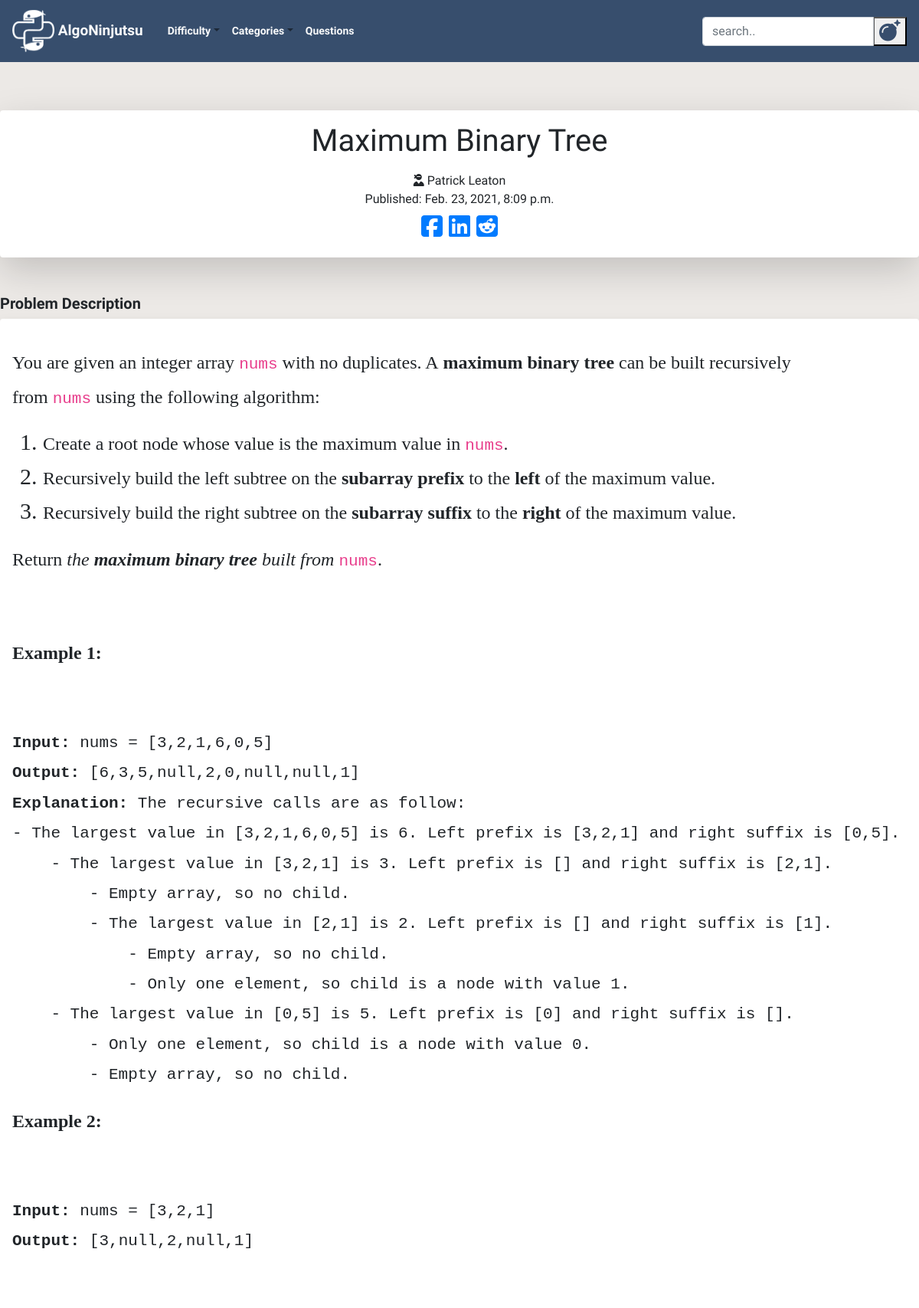
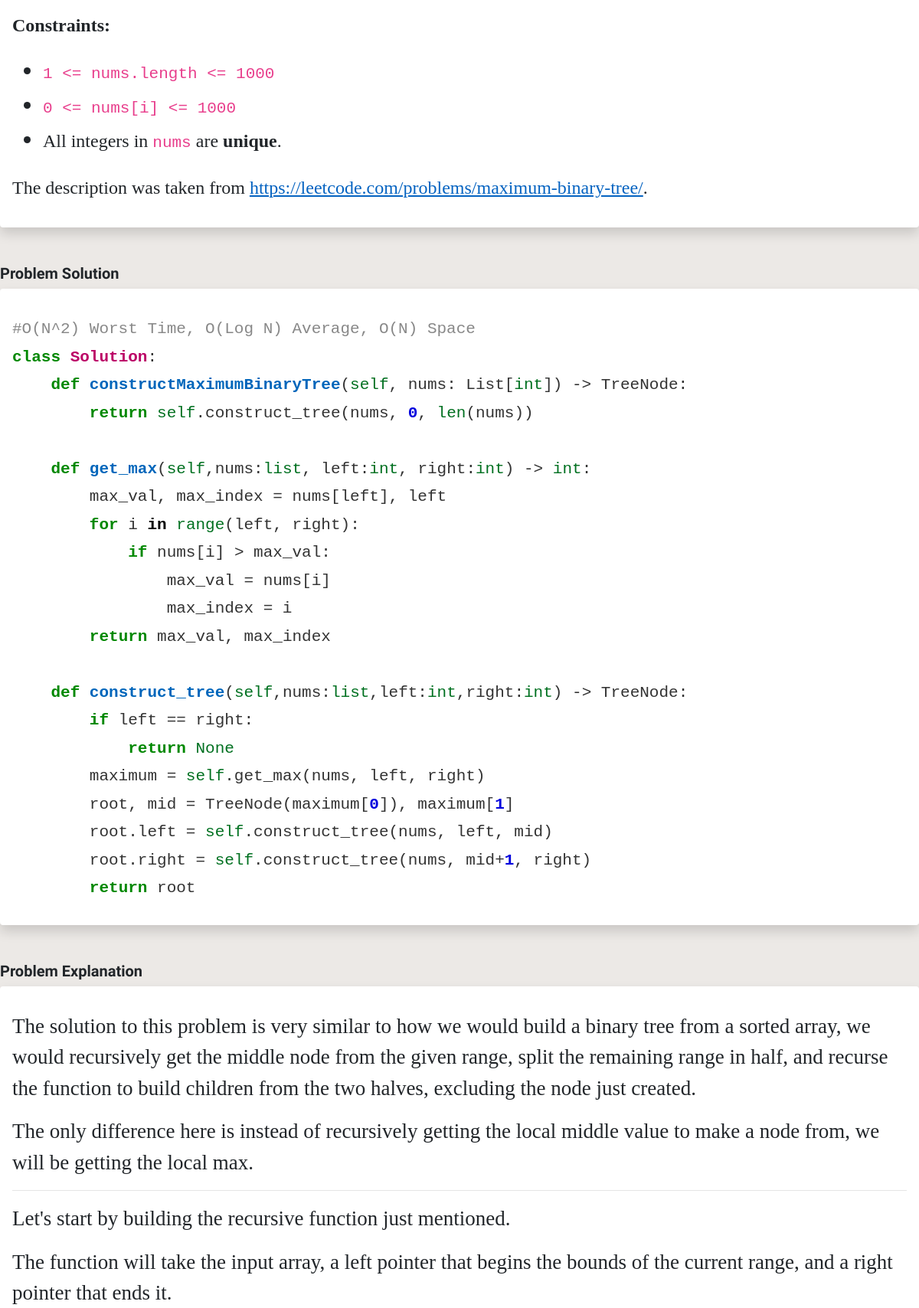
The app's page /post/163/ (upper part) with its own data (2 pictures, top to bottom).
### blog/models.py (models this page shows, shortened)
class Post(models.Model):
    author = models.TextField()
    title = RichTextField()
    category = models.TextField(choices = CATEGORY_CHOICES, default = 'arrays')
    alt_category = models.TextField(choices = CATEGORY_CHOICES, blank=True, null = True)
    difficulty = models.TextField(choices = DIFFICULTY_CHOICES, default = 'easy')
    description = RichTextField()
    text = RichTextField()
    explanation = RichTextField()
    additional_notes = RichTextField(blank=True, null = True)
    published_date = models.DateTimeField(blank=True, null=True)

### blog/views.py (the view)
# urls.py: path('post/<int:pk>/', views.PostDetailView.as_view(), name='post_detail'),
class PostDetailView(DetailView):
    model = Post

### blog/static/templates/blog/post_detail.html (shortened to what this page needs)
{% extends 'blog/base.html' %}
{% block content %}
<div class="pops col-md-12">
  <div class="detail_title shadow-lg p-3 mb-5 bg-white rounded">
    <div align="center">
      <h1 class="posttitle">{{post.title|safe}}</h1>
      <i class="fas fa-user-ninja"></i>
      {{post.author}}
    </div>
    {% if post.published_date %}
    <div class="date postdate">
      Published: {{ post.published_date }}
    </div>
    {% else %}
    <a class="btn btn-default" href="{% url 'post_publish' pk=post.pk%}">Publish</a>
    {% endif %}
    <div class="fa-2x social_links" align="center">
      <a href="https://www.facebook.com/sharer/sharer.php?u={{request.build_absolute_uri}}">
        <i class="fab fa-facebook-square"></i>
      </a>
        <a href="https://www.linkedin.com/shareArticle?mini=true&url={{request.build_absolute_uri}}&title=AlgoNinjutsu&summary=Check%20out%20this%20article%20from%20Gaijin%20Gaming%20&source={{request.build_absolute_uri}}">
        <i class="fab fa-linkedin"></i>
      </a>
      <a href="http://www.reddit.com/submit?url={{request.build_absolute_uri}}&title=Check%20out%20this%20article%20from%20AlgoNinjutsu">
        <i class="fab fa-reddit-square"></i>
      </a>
     </div>
  </div>
<h5><b>Problem Description</b></h5>
  <div class="postdescription shadow p-3 mb-5 bg-white rounded">
      <p>{{ post.description|safe}}</p>
  </div>
<h5><b>Problem Solution</b></h5>
  <div class="posttext shadow p-3 mb-5 bg-white rounded">
      <p>{{ post.text|safe}}</p>
  </div>
<h5><b>Problem Explanation</b></h5>
<div class="postexplanation shadow p-3 mb-5 bg-white rounded">
    <p>{{ post.explanation|safe}}</p>
</div>
  </div>
  {% endblock %}

### blog/static/css/blog.css (style rules this page uses)
body { font-family: 'Special Elite', cursive; background: #ECE9E6; background: -webkit-linear-gradient(to bottom, #FFFFFF, #ECE9E6); overflow-x: hidden; max-width: 100%; }
.postdate { text-align: center; }
.posttext { font-family: Calibri; font-size: 2vmin !important; }
.postdescription { font-family: Calibri; font-size: 2.5vmin !important; }
.postexplanation { font-family: Calibri; font-size: 2.25vmin !important; }

### records on screen
Post: title "Maximum Binary Tree", author "Patrick Leaton", published_date "Feb. 23, 2021, 8:09 p.m.", description "You are given an integer array nums with no duplicates. A maximum binary tree can be built recursively from nums using the following algorithm: Create a root node whose value is the maximum value in nums . Recursively build the left subtree on the subarray prefix to the left of the maximum value. Recursively build the right subtree on the subarray suffix to the right of the maximum value. Return the maximum binary tree built from nums . Example 1: Input: nums = [3,2,1,6,0,5] Output: [6,3,5,null,2,0,null,null,1] Explanation: The recursive calls are as follow: - The largest value in [3,2,1,6,0,5] is 6. Left prefix is [3,2,1] and right suffix is [0,5]. - The largest value in [3,2,1] is 3. Left…", text "#O(N^2) Worst Time, O(Log N) Average, O(N) Space class Solution : def constructMaximumBinaryTree ( self , nums: List[ int ]) -> TreeNode: return self .construct_tree(nums, 0 , len (nums)) def get_max ( self ,nums: list , left: int , right: int ) -> int : max_val, max_index = nums[left], left for i in range (left, right): if nums[i] > max_val: max_val = nums[i] max_index = i return max_val, max_index def construct_tree ( self ,nums: list ,left: int ,right: int ) -> TreeNode: if left == right: return None maximum = self .get_max(nums, left, right) root, mid = TreeNode(maximum[ 0 ]), maximum[ 1 ] root.left = self .construct_tree(nums, left, mid) root.right = self .construct_tree(nums, mid+ 1 ,…", explanation "The solution to this problem is very similar to how we would build a binary tree from a sorted array, we would recursively get the middle node from the given range, split the remaining range in half, and recurse the function to build children from the two halves, excluding the node just created. The only difference here is instead of recursively getting the local middle value to make a node from, we will be getting the local max. Let's start by building the recursive function just mentioned. The function will take the input array, a left pointer that begins the bounds of the current range, and a right pointer that ends it."
